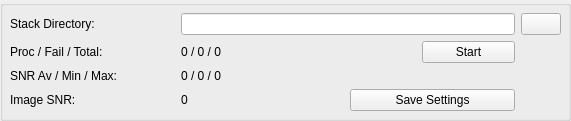
    <widget class="QGroupBox" name="InfoGroupBox">
     <property name="sizePolicy">
      <sizepolicy hsizetype="MinimumExpanding" vsizetype="Fixed">
       <horstretch>0</horstretch>
       <verstretch>0</verstretch>
      </sizepolicy>
     </property>
     <property name="minimumSize">
      <size>
       <width>300</width>
       <height>0</height>
      </size>
     </property>
     <property name="title">
      <string/>
     </property>
     <layout class="QGridLayout" name="gridLayout_6" rowstretch="0,0,0,0">
      <property name="leftMargin">
       <number>7</number>
      </property>
      <property name="topMargin">
       <number>7</number>
      </property>
      <property name="rightMargin">
       <number>7</number>
      </property>
      <property name="bottomMargin">
       <number>7</number>
      </property>
      <item row="0" column="4">
       <widget class="QPushButton" name="StackDirB">
        <property name="sizePolicy">
         <sizepolicy hsizetype="Fixed" vsizetype="Fixed">
          <horstretch>0</horstretch>
          <verstretch>0</verstretch>
         </sizepolicy>
        </property>
        <property name="text">
         <string/>
        </property>
        <property name="icon">
         <iconset theme="folder-open"/>
        </property>
       </widget>
      </item>
      <item row="0" column="0">
       <widget class="QLabel" name="stackLabel">
        <property name="sizePolicy">
         <sizepolicy hsizetype="Fixed" vsizetype="Fixed">
          <horstretch>0</horstretch>
          <verstretch>0</verstretch>
         </sizepolicy>
        </property>
        <property name="minimumSize">
         <size>
          <width>165</width>
          <height>0</height>
         </size>
        </property>
        <property name="text">
         <string>Stack Directory:</string>
        </property>
        <property name="buddy">
         <cstring>Stack</cstring>
        </property>
       </widget>
      </item>
      <item row="1" column="1">
       <widget class="QLabel" name="SubsProcessed">
        <property name="sizePolicy">
         <sizepolicy hsizetype="Preferred" vsizetype="Fixed">
          <horstretch>0</horstretch>
          <verstretch>0</verstretch>
         </sizepolicy>
        </property>
        <property name="minimumSize">
         <size>
          <width>157</width>
          <height>0</height>
         </size>
        </property>
        <property name="toolTip">
         <string>Number of subs successfully processed / failed / total</string>
        </property>
        <property name="text">
         <string>0 / 0 / 0</string>
        </property>
       </widget>
      </item>
      <item row="1" column="0">
       <widget class="QLabel" name="NumberSubsLabel">
        <property name="sizePolicy">
         <sizepolicy hsizetype="Fixed" vsizetype="Fixed">
          <horstretch>0</horstretch>
          <verstretch>0</verstretch>
         </sizepolicy>
        </property>
        <property name="minimumSize">
         <size>
          <width>165</width>
          <height>0</height>
         </size>
        </property>
        <property name="text">
         <string>Proc / Fail / Total:</string>
        </property>
       </widget>
      </item>
      <item row="2" column="1">
       <widget class="QLabel" name="SubsSNR">
        <property name="sizePolicy">
         <sizepolicy hsizetype="Preferred" vsizetype="Fixed">
          <horstretch>0</horstretch>
          <verstretch>0</verstretch>
         </sizepolicy>
        </property>
        <property name="minimumSize">
         <size>
          <width>157</width>
          <height>0</height>
         </size>
        </property>
        <property name="toolTip">
         <string>Signal-to-noise ratio Max / Min / Mean of the processed subs</string>
        </property>
        <property name="text">
         <string>0 / 0 / 0</string>
        </property>
       </widget>
      </item>
      <item row="0" column="1" colspan="3">
       <widget class="QLineEdit" name="Stack">
        <property name="sizePolicy">
         <sizepolicy hsizetype="MinimumExpanding" vsizetype="Fixed">
          <horstretch>209</horstretch>
          <verstretch>0</verstretch>
         </sizepolicy>
        </property>
        <property name="minimumSize">
         <size>
          <width>100</width>
          <height>0</height>
         </size>
        </property>
        <property name="clearButtonEnabled">
         <bool>false</bool>
        </property>
       </widget>
      </item>
      <item row="2" column="0">
       <widget class="QLabel" name="SubsSNRLabel">
        <property name="sizePolicy">
         <sizepolicy hsizetype="Fixed" vsizetype="Fixed">
          <horstretch>0</horstretch>
          <verstretch>0</verstretch>
         </sizepolicy>
        </property>
        <property name="minimumSize">
         <size>
          <width>165</width>
          <height>0</height>
         </size>
        </property>
        <property name="text">
         <string>SNR Av / Min / Max:</string>
        </property>
       </widget>
      </item>
      <item row="3" column="0">
       <widget class="QLabel" name="ImageSNRLabel">
        <property name="sizePolicy">
         <sizepolicy hsizetype="Preferred" vsizetype="Fixed">
          <horstretch>0</horstretch>
          <verstretch>0</verstretch>
         </sizepolicy>
        </property>
        <property name="text">
         <string>Image SNR:</string>
        </property>
        <property name="alignment">
         <set>Qt::AlignLeading|Qt::AlignLeft|Qt::AlignVCenter</set>
        </property>
       </widget>
      </item>
      <item row="3" column="1">
       <widget class="QLabel" name="ImageSNR">
        <property name="sizePolicy">
         <sizepolicy hsizetype="Preferred" vsizetype="Fixed">
          <horstretch>0</horstretch>
          <verstretch>0</verstretch>
         </sizepolicy>
        </property>
        <property name="toolTip">
         <string>The signal-to-noise ratio of the final image</string>
        </property>
        <property name="text">
         <string>0</string>
        </property>
       </widget>
      </item>
      <item row="1" column="3" alignment="Qt::AlignRight">
       <widget class="QPushButton" name="StartB">
        <property name="minimumSize">
         <size>
          <width>93</width>
          <height>0</height>
         </size>
        </property>
        <property name="maximumSize">
         <size>
          <width>80</width>
          <height>16777215</height>
         </size>
        </property>
        <property name="toolTip">
         <string>&lt;html&gt;&lt;head/&gt;&lt;body&gt;&lt;p&gt;Starts watching the Stack Directory and runs stacking.&lt;/p&gt;&lt;/body&gt;&lt;/html&gt;</string>
        </property>
        <property name="text">
         <string>Start</string>
        </property>
       </widget>
      </item>
      <item row="2" column="3">
       <widget class="FITSMemoryMonitor" name="MemMonitor" native="true">
        <property name="sizePolicy">
         <sizepolicy hsizetype="Preferred" vsizetype="Preferred">
          <horstretch>0</horstretch>
          <verstretch>0</verstretch>
         </sizepolicy>
        </property>
       </widget>
      </item>
      <item row="3" column="3" alignment="Qt::AlignRight">
       <widget class="QPushButton" name="SaveB">
        <property name="sizePolicy">
         <sizepolicy hsizetype="Fixed" vsizetype="Fixed">
          <horstretch>0</horstretch>
          <verstretch>0</verstretch>
         </sizepolicy>
        </property>
        <property name="minimumSize">
         <size>
          <width>165</width>
          <height>0</height>
         </size>
        </property>
        <property name="toolTip">
         <string>&lt;html&gt;&lt;head/&gt;&lt;body&gt;&lt;p&gt;Save Live Stacker parameters&lt;/p&gt;&lt;/body&gt;&lt;/html&gt;</string>
        </property>
        <property name="text">
         <string>Save Settings</string>
        </property>
       </widget>
      </item>
     </layout>
    </widget>
